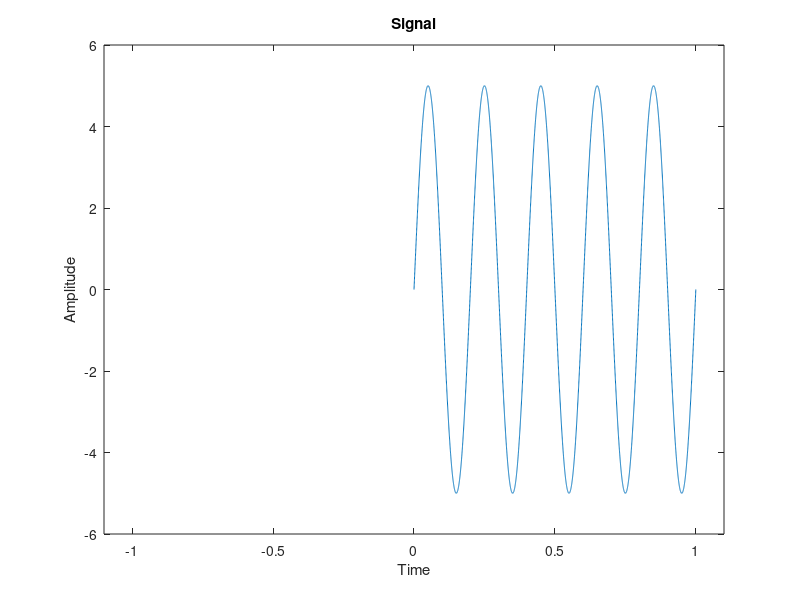
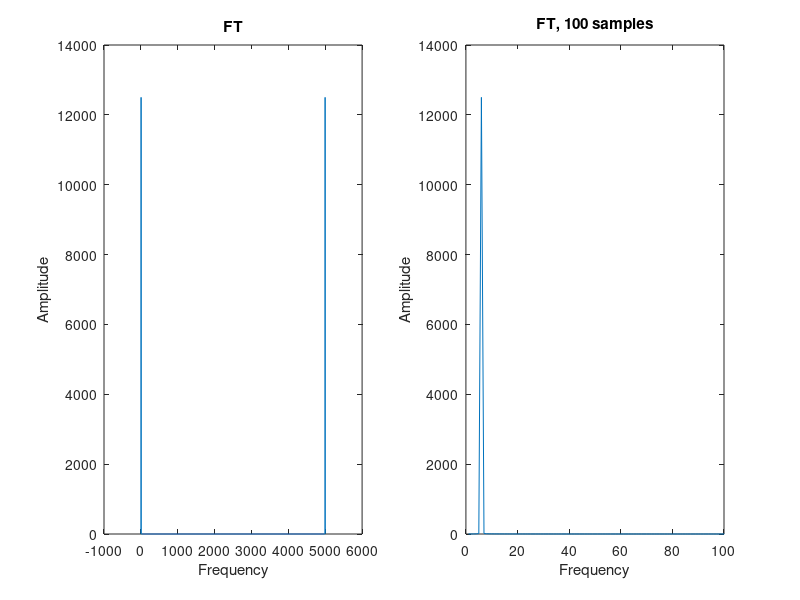
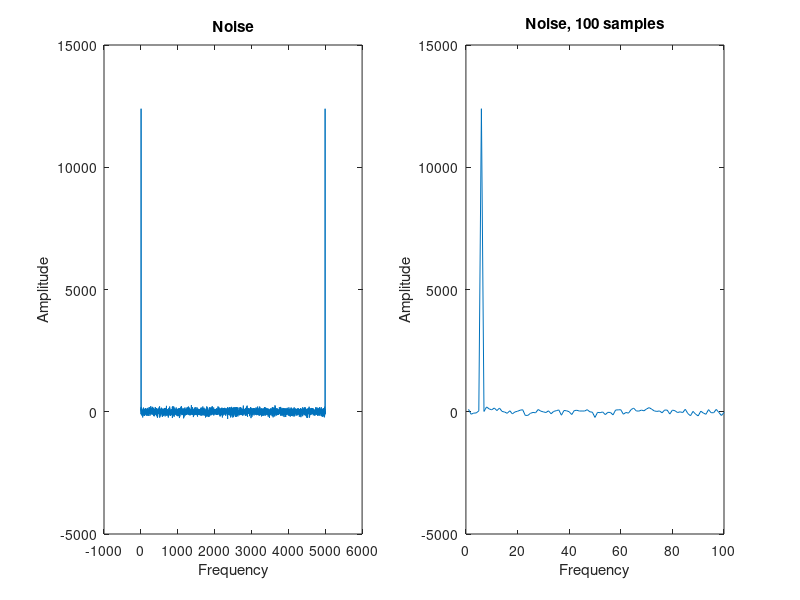
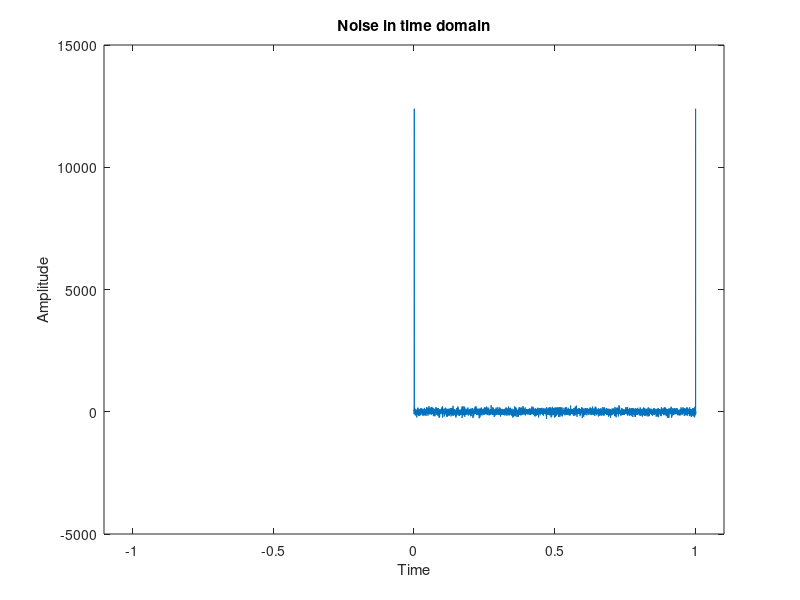

The MATLAB source for these figures, in order:
amp=5;
Fs=5000;
freq=5;
T=1/Fs;
L=1000;
t=(0:1/Fs:1);

sig=amp.*cos(2.*pi.*freq.*t- pi/2);
fourierTransform=abs(fft(sig));
noisyBoi=awgn(fourierTransform,10,'measured');
inverseFourierTransform=abs(ifft(noisyBoi));

%i do not know what is happening but ma'am says this works so ok 
Rp1=0.5;
Rs1=30;
Fp1=0.1e2/(Fs/2);                     
Fs1=0.5e2/(Fs/2);                     
n1=cheb1ord(Fp1,Fs1,Rp1,Rs1);
[a,b]=cheby1(n1,Rp1,Fp1,'low');


h = filter(a,b,inverseFourierTransform);


figure(1)
plot(t,sig)
xlim([-1.1 1.1])
ylabel('Amplitude')
xlabel('Time')
title('Signal')
figure(2)
subplot(1,2,1)
plot(fourierTransform)
xlim([-1000 6000])
ylabel('Amplitude')
xlabel('Frequency')
title('FT')
subplot(1,2,2)
plot(fourierTransform)
xlim([0 100])
ylabel('Amplitude')
xlabel('Frequency')
title('FT, 100 samples')

figure(3)
subplot(1,2,1)
plot(noisyBoi)
xlim([-1000 6000])
ylabel('Amplitude')
xlabel('Frequency')
title('Noise')
subplot(1,2,2)
plot(noisyBoi)
xlim([0 100])
ylabel('Amplitude')
xlabel('Frequency')
title('Noise, 100 samples')

figure(4)
plot(t,noisyBoi)
xlim([-1.1 1.1])
ylabel('Amplitude')
xlabel('Time')
title('Noise in time domain')

figure(5)
plot(t,h)
xlim([-1.5 1.5])
ylabel('Amplitude')
xlabel('Time')
title('Inverse Fourier Transform trough filter')
